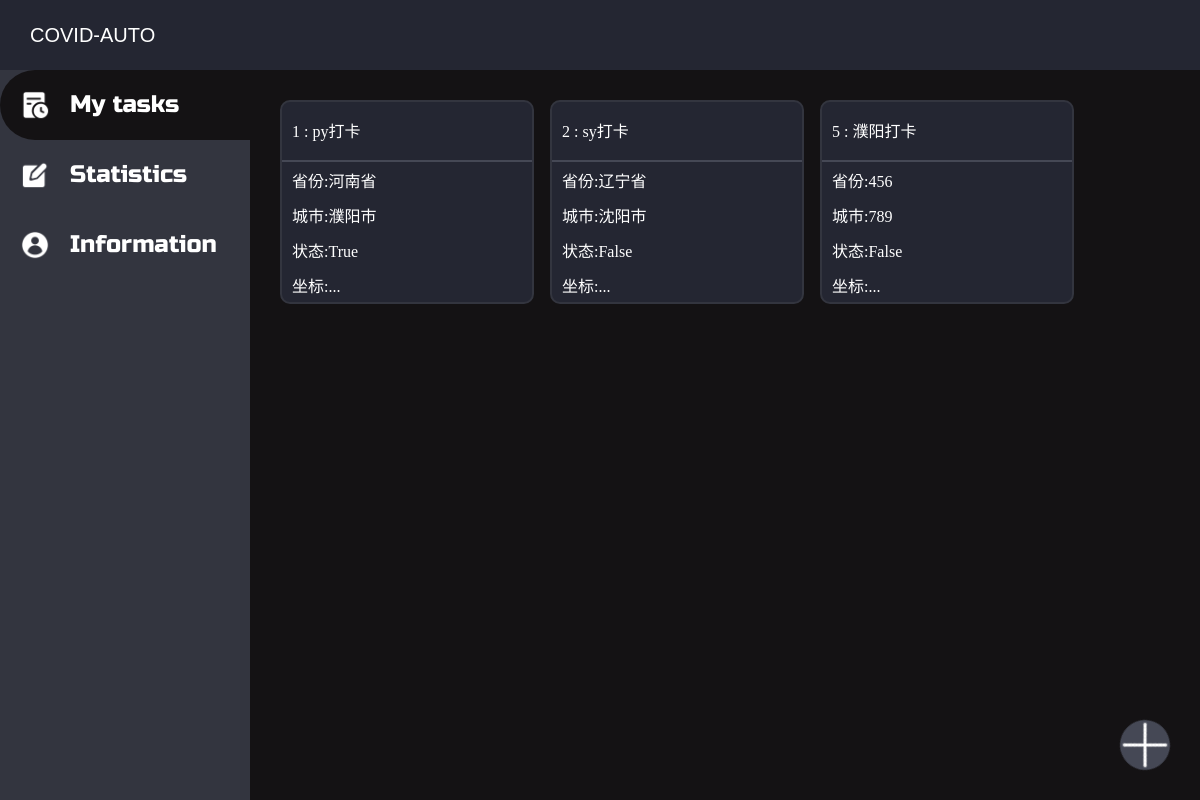
The app's page /task/ (signed in), older data.
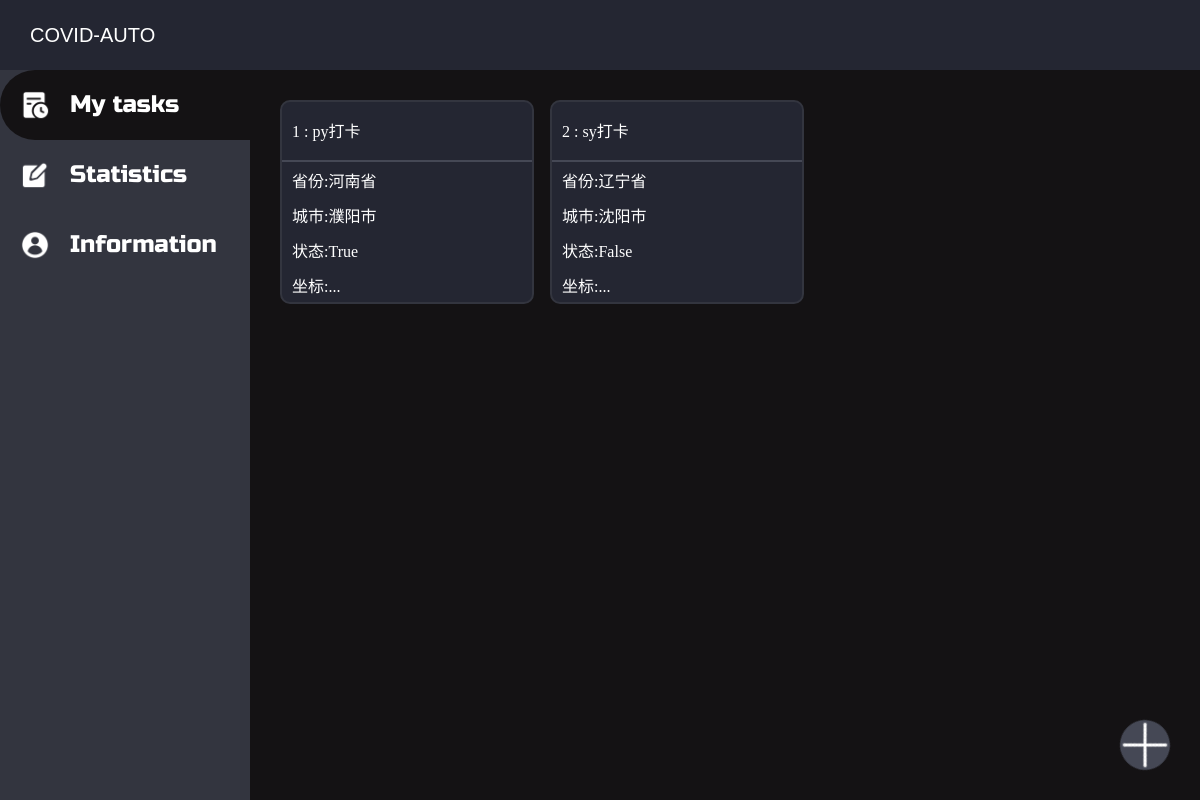
The same page, newer data.
### task/models.py (models this page shows)
class Task(models.Model):
    task_owner = models.ForeignKey(User, on_delete = models.DO_NOTHING) # 设置task使用者
    on_or_off = models.BooleanField(default = False) # 是否启用
    task_title = models.CharField(max_length = 50) # 任务名称
    task_province = models.CharField(max_length = 20) # 省份
    task_city = models.CharField(max_length = 30) # 城市
    task_coordinate = models.CharField(max_length = 50, default = '') # 坐标

### task/views.py (the view)
# urls.py: path('', views.control_tasks, name = 'control_tasks'),
def control_tasks(request):
    if request.user.username != '': # 如果登录成功
        context = {}
        context['tasks'] = Task.objects.filter(task_owner = request.user)
        return render(request, 'task.html', context)
    else: # 如果未登录，则跳转登录界面
        return redirect('/login_page/')

### task/templates/task.html (shortened to what this page needs)
{% extends 'task_base.html' %}
{% block li_tasks %}<li class="icon-tasks li-active">My tasks</li>{% endblock %}
{% block task_content %}
    {% for task in tasks %}
        <div class="items" onclick="popWindow(this)">
            <div class="item-title"><span>{{ task.id }}</span> : {{ task.task_title }}</div>
            <div class="item-content">
                <div class="location-province">省份:{{ task.task_province }}</div>
                <div class="location-city">城市:{{ task.task_city }}</div>
                <div class="on-off">状态:{{ task.on_or_off }}</div>
                <div class="coordinate">坐标:{{ task.task_coordinate|truncatechars:7 }}...</div>
            </div>
        </div>
    {% endfor %}
{% endblock %}
{% block body_extension %}
<div class="create-task-btn" title="创建新task" onclick="createWindow()"></div>
{% endblock %}

Row changes from the older to the newer data that the page shows:
removed Task: id "5", task_title "濮阳打卡", task_province "456", task_city "789", on_or_off "False"
